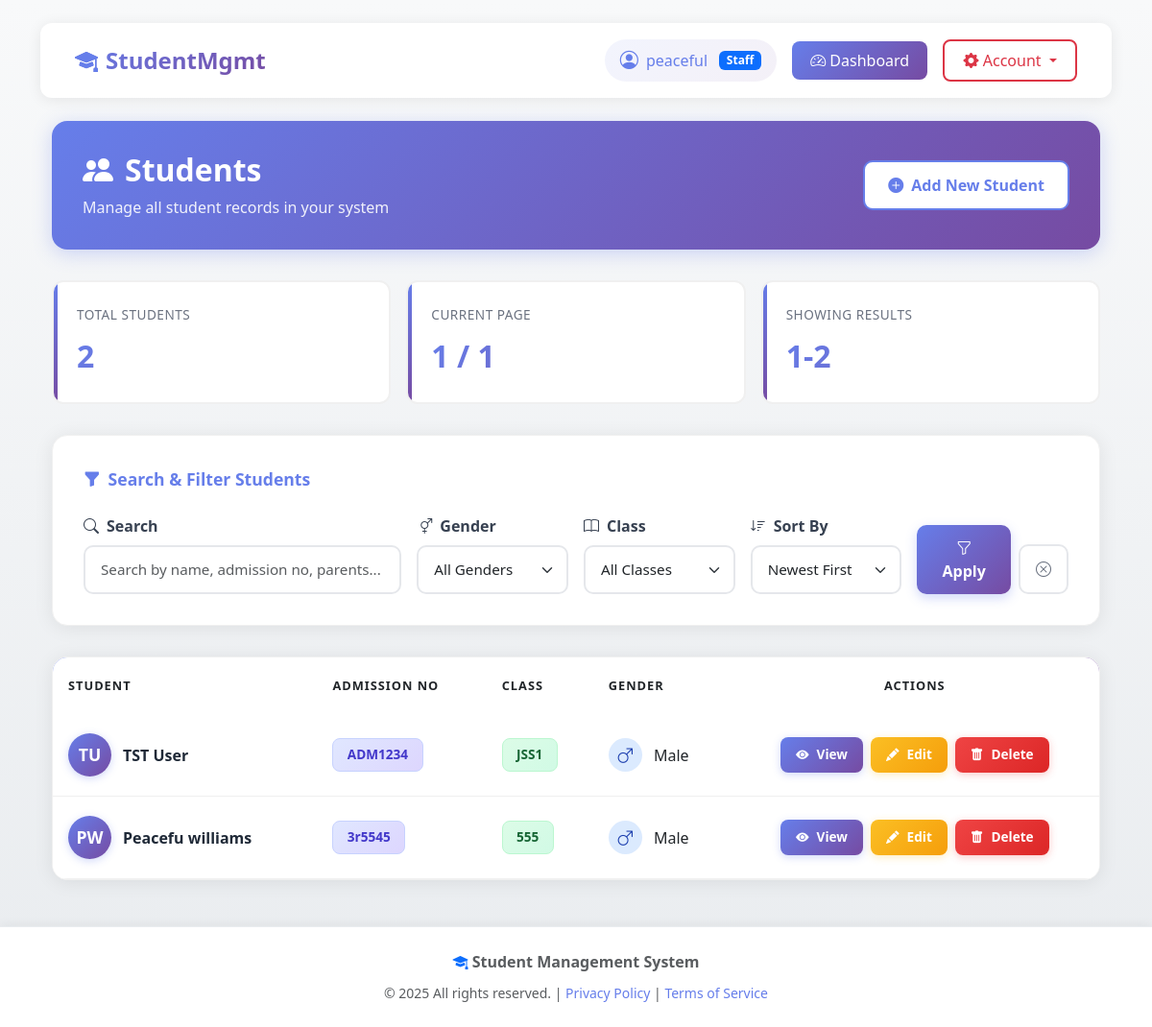
The app's page / (signed in), older data.
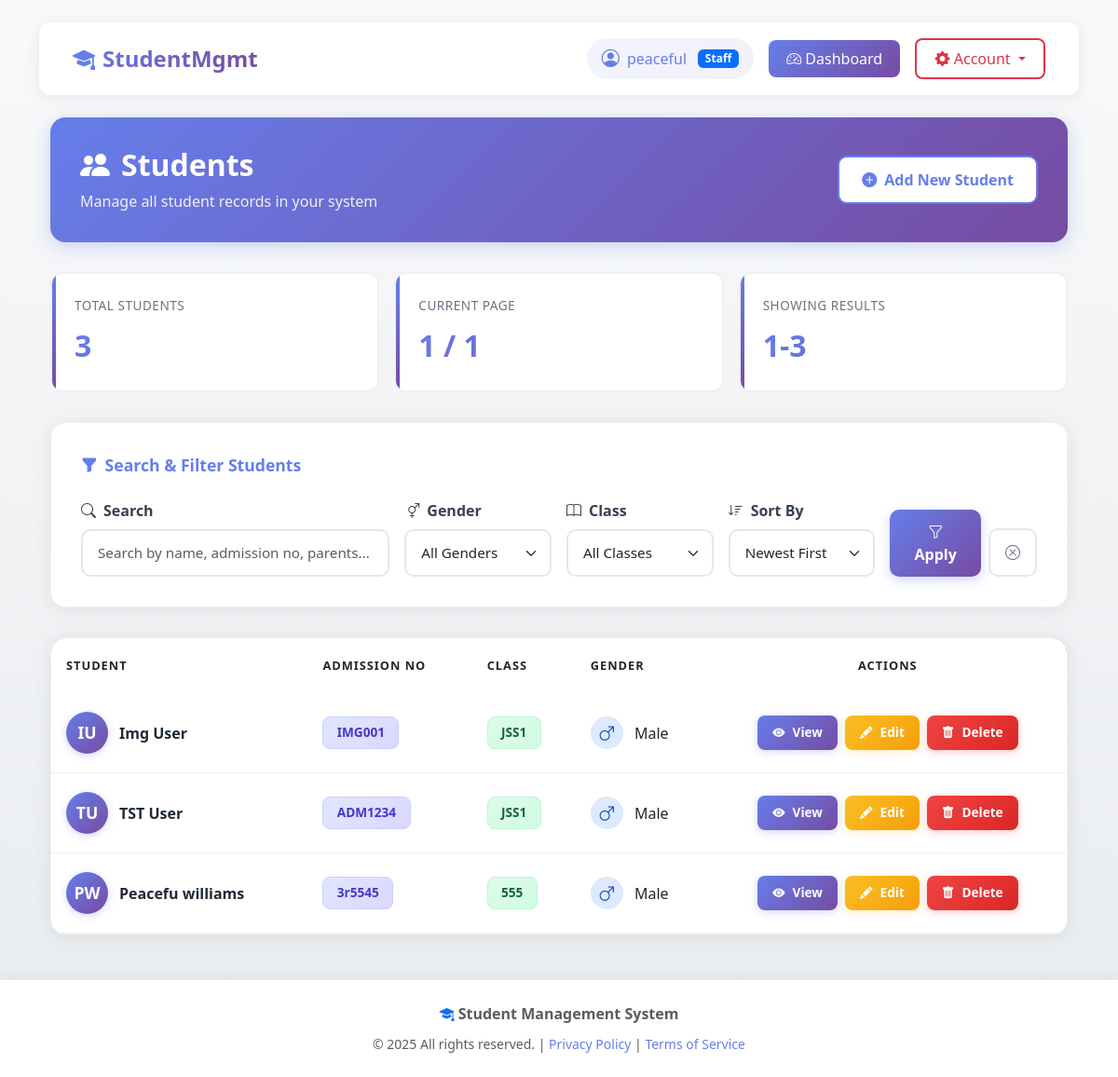
The same page, newer data.
### records/models.py (models this page shows, shortened)
class Student(models.Model):
    surname = models.CharField(max_length=100)
    other_name = models.CharField(max_length=100, blank=True, null=True)
    residential_address = models.TextField()
    permanent_home_address = models.TextField(blank=True, null=True)
    nationality = models.CharField(max_length=50)
    state_of_origin = models.CharField(max_length=50)
    lga = models.CharField(max_length=50)
    date_of_birth = models.DateField()
    place_of_birth = models.CharField(max_length=100)
    religion = models.CharField(max_length=50, blank=True, null=True)
    denomination = models.CharField(max_length=50, blank=True, null=True)
    sex = models.CharField(
        max_length=10, choices=[("Male", "Male"), ("Female", "Female")]
    )
    admission_no = models.CharField(max_length=50, unique=True)
    nin_no = models.CharField(max_length=50, blank=True, null=True)
    class_on_entry = models.CharField(max_length=50)
    date_of_entry = models.DateField()
    class_at_present = models.CharField(max_length=50)
    student_image = models.ImageField(upload_to="students/images/", blank=True, null=True)
    father_name = models.CharField(max_length=100)
    father_address = models.TextField(blank=True, null=True)
    father_occupation = models.CharField(max_length=100, blank=True, null=True)
    father_educational_level = models.CharField(max_length=100, blank=True, null=True)
    father_mobile = models.CharField(max_length=20, blank=True, null=True)
    mother_name = models.CharField(max_length=100)
    mother_address = models.TextField(blank=True, null=True)
    mother_occupation = models.CharField(max_length=100, blank=True, null=True)
    mother_educational_level = models.CharField(max_length=100, blank=True, null=True)
    mother_mobile = models.CharField(max_length=20, blank=True, null=True)
    guardian_name = models.CharField(max_length=100, blank=True, null=True)
    guardian_address = models.TextField(blank=True, null=True)
    guardian_occupation = models.CharField(max_length=100, blank=True, null=True)
    guardian_mobile = models.CharField(max_length=20, blank=True, null=True)
    prev_schools = models.TextField(blank=True, null=True)
    visually_impaired = models.BooleanField(default=False)
    deaf = models.BooleanField(default=False)
    physically_disabled = models.BooleanField(default=False)
    mentally_impaired = models.BooleanField(default=False)
    others = models.TextField(blank=True, null=True)
    created_at = models.DateTimeField(default=timezone.now, editable=False)
    updated_at = models.DateTimeField(default=timezone.now)
    class Meta:
        indexes = [
            models.Index(fields=['admission_no']),
            models.Index(fields=['surname', 'other_name']),
            models.Index(fields=['class_at_present']),
        ]
    @property
    def full_name(self):
        return f"{self.surname} {self.other_name or ''}".strip()

### records/views.py (the view, shortened to what this page needs)
# urls.py: path("", views.student_list, name="student_list"),
@login_required
@user_passes_test(_is_staff)
def student_list(request):
    query = request.GET.get("q", "").strip()
    sex = request.GET.get("sex", "").strip()
    klass = request.GET.get("klass", "").strip()
    sort_by = request.GET.get("sort", "-id")  # Default to newest first
    students_qs = Student.objects.select_related().prefetch_related("documents")
    if sex and sex in ["Male", "Female"]:
        students_qs = students_qs.filter(sex=sex)
    if klass:
        students_qs = students_qs.filter(class_at_present__icontains=klass)
    allowed_sorts = [
        "-id",
        "id",
        "surname",
        "-surname",
        "admission_no",
        "-admission_no",
    ]
    if sort_by in allowed_sorts:
        students_qs = students_qs.order_by(sort_by)
    else:
        students_qs = students_qs.order_by("-id")
    classes = Student.objects.values_list("class_at_present", flat=True).distinct()
    paginator = Paginator(students_qs, 15)  # 15 students per page
    page_number = request.GET.get("page", 1)
    try:
        page_obj = paginator.get_page(page_number)
    except PageNotAnInteger:
        page_obj = paginator.get_page(1)
    except EmptyPage:
        page_obj = paginator.get_page(paginator.num_pages)
    context = {
        "page_obj": page_obj,
        "query": query,
        "sex": sex,
        "klass": klass,
        "sort_by": sort_by,
        "classes": classes,
        "total_results": paginator.count,
    }
    return render(request, "records/student_list.html", context)

### records/views.py (called while the page is built)
def _is_staff(user):
    return user.is_authenticated and user.is_staff

### records/templates/records/student_list.html (shortened to what the changed rows need)
{% extends 'records/base.html' %}
{% load static %}
{% block content %}
<div class="container-fluid">
    <div class="page-header">
        <div class="d-flex justify-content-between align-items-center">
            <div>
                <h2>
                    <i class="bi bi-people-fill"></i> Students
                </h2>
            </div>
        </div>
    </div>
    <div class="stats-bar">
        <div class="stat-item">
            <div class="stat-label">Total Students</div>
            <div class="stat-value">{{ total_results|default:0 }}</div>
        </div>
        <div class="stat-item">
            <div class="stat-label">Showing Results</div>
            <div class="stat-value">{{ page_obj.start_index }}-{{ page_obj.end_index }}</div>
        </div>
    </div>
    <div class="table-container">
        <table class="table table-custom table-hover">
            <thead>
                <tr>
                    <th>Student</th>
                    <th>Admission No</th>
                    <th>Class</th>
                    <th>Gender</th>
                    <th style="text-align: center;">Actions</th>
                </tr>
            </thead>
            <tbody>
                {% for student in page_obj %}
                <tr>
                    <td>
                        <div class="student-name">
                            <div class="student-avatar">
                                {{ student.surname|slice:":1"|upper }}{{ student.other_name|default:''|slice:":1"|upper }}
                            </div>
                            <span>{{ student.full_name }}</span>
                        </div>
                    </td>
                    <td>
                        <span class="admission-badge">{{ student.admission_no }}</span>
                    </td>
                    <td>
                        <span class="class-badge">{{ student.class_at_present }}</span>
                    </td>
                    <td>
                        <span class="gender-icon gender-{{ student.sex|lower }}">
                            <i class="bi bi-gender-{{ student.sex|lower }}"></i>
                        </span>
                        {{ student.sex }}
                    </td>
                    <td>
                        <div class="action-buttons">
                            <a href="{% url 'records:student_detail' student.pk %}" class="btn-action btn-view"
                                title="View Details">
                                <i class="bi bi-eye-fill"></i> View
                            </a>
                            <a href="{% url 'records:student_update' student.pk %}" class="btn-action btn-edit"
                                title="Edit Student">
                                <i class="bi bi-pencil-fill"></i> Edit
                            </a>
                            <a href="{% url 'records:student_delete' student.pk %}" class="btn-action btn-delete"
                                title="Delete Student"
                                onclick="return confirm('Are you sure you want to delete {{ student.full_name }}?')">
                                <i class="bi bi-trash-fill"></i> Delete
                            </a>
                        </div>
                    </td>
                </tr>
                {% endfor %}
            </tbody>
        </table>
    </div>
</div>
{% endblock %}

Row changes from the older to the newer data that the page shows:
added Student: surname "I", other_name "U", full_name "Img User", admission_no "IMG001", class_at_present "JSS1", sex "Male"
Text that changed along with them:
{{ total_results|default:0 }}: "2" → "3"
{{ page_obj.end_index }}: "2" → "3"
